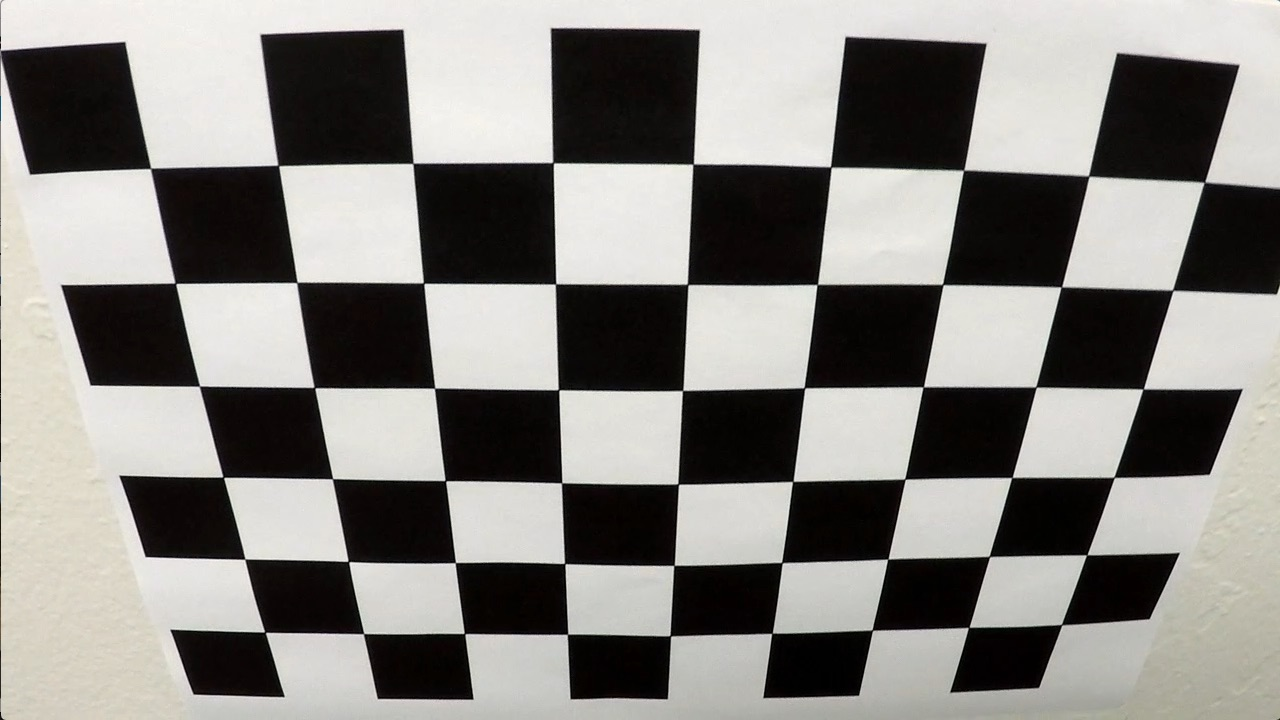
#> input picture Projects/ProjectAdvancedLaneLines/CarND-Advanced-Lane-Lines/camera_cal/calibration2.jpg, 1280 x 720 px
$ jupyter execute CameraCalibrationAns2.ipynb   (shell and % lines are left out)
#> lines starting #> are read from the running program, lines starting #| are printed output that depends on the picture; after the words box and inside, x2 and y2 are one past the last pixel; in counts of white or black regions, pixels touching at a corner belong together
[cell 1]
### Import
import numpy as np
import cv2
import glob
import matplotlib.pyplot as plt
import matplotlib.image as mpimg
import pickle

[cell 2]
##finding chessboard corners(test)
nx = 9
ny = 6
criteria = (cv2.TERM_CRITERIA_EPS + cv2.TERM_CRITERIA_MAX_ITER, 30, 0.001)
test = cv2.imread('camera_cal/calibration2.jpg')
#> test is the input picture: shape (720, 1280, 3); mean B, G, R 128.5, 132.4, 134.4
gray_img = cv2.cvtColor(test,cv2.COLOR_BGR2GRAY)
ret,corners = cv2.findChessboardCorners(gray_img,(nx,ny),None)
#> ret = True; corners = 54 rows, first 8: [150.6, 168.4], [278.3, 165.4], [412.9, 163.5], [553, 162.6], [693.2, 164.2], [830.6, 166.9], [963.5, 170.4], [1088.6, 176.1]
# [4 lines of commented-out code are left out]
if ret==True:
    corners2 = cv2.cornerSubPix(gray_img,corners,(11,11),(-1,-1),criteria)
#> corners2 = 54 rows, first 8: [150.6, 168.4], [278.3, 165.4], [413, 163.3], [553.1, 162.7], [693.1, 164.1], [830.8, 167], [963.6, 170.2], [1088.7, 176]
#     print(corners2)
    cv2.drawChessboardCorners(test,(nx,ny),corners2,ret)
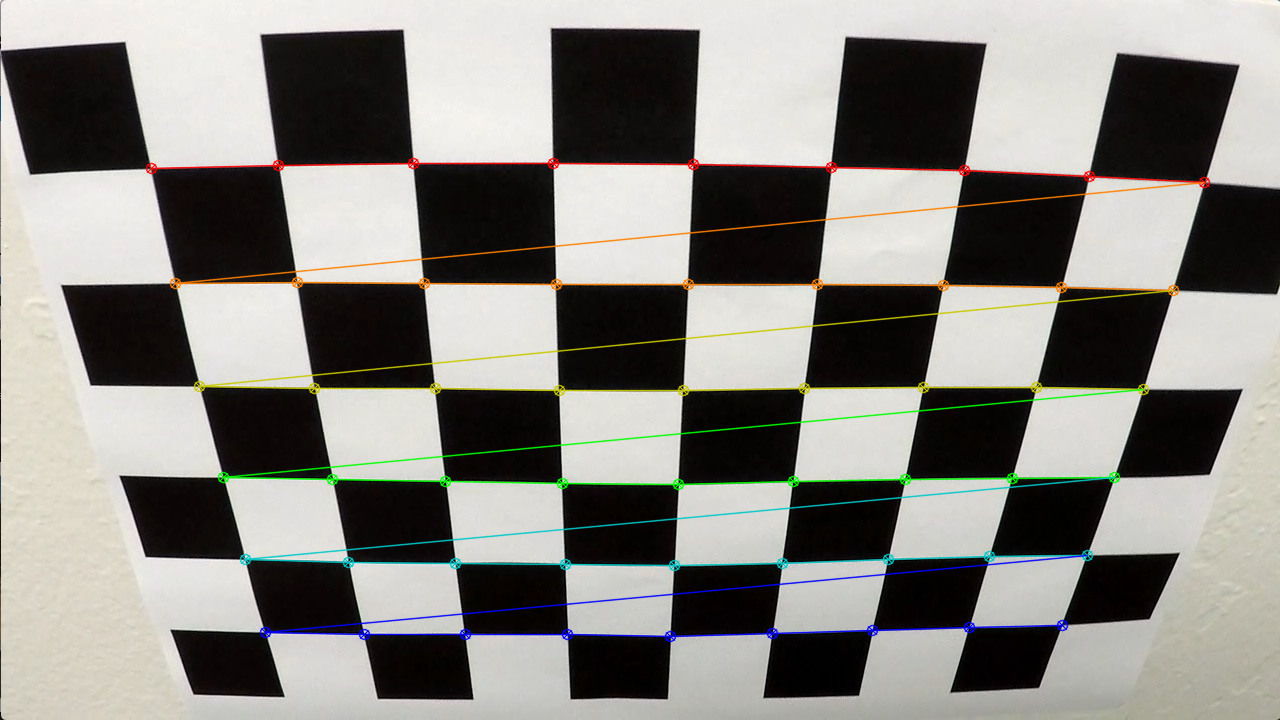
#> test: shape (720, 1280, 3); 3.76% of pixels changed, all inside (x1, y1, x2, y2) = (145, 157, 1211, 643)
    plt.imshow(test)
    cv2.imwrite('test.jpg',test)

#  Camera_calibration

[cell 3]
##Camera Calibration
nx = 9
ny = 6
#list all the name of the images in the directory
images = glob.glob('camera_cal/calibration*.jpg')
# print (images)
criteria = (cv2.TERM_CRITERIA_EPS + cv2.TERM_CRITERIA_MAX_ITER, 30, 0.001)
obj_points = [] #3d
img_points = [] #2d
objp = np.zeros((ny * nx,3),np.float32)
# print(objp)
chessboard_corners = []
objp[:,:2] = np.mgrid[0:nx,0:ny].T.reshape(-1,2)
# print(objp)
for idx,fname in enumerate(images):
    image = cv2.imread(fname)
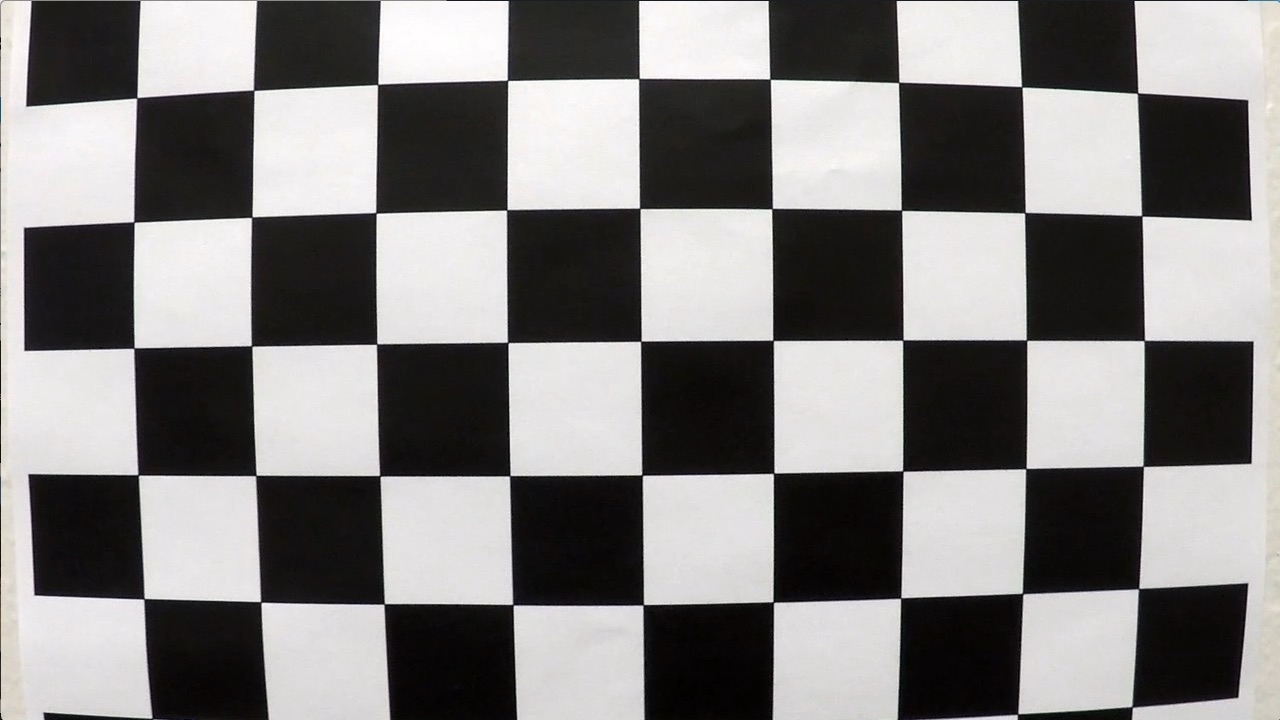
#> input picture Projects/ProjectAdvancedLaneLines/CarND-Advanced-Lane-Lines/camera_cal/calibration1.jpg, 1280 x 720 px
#> image is the input picture: shape (720, 1280, 3); mean B, G, R 127.8, 128.4, 130.1
    gray_img = cv2.cvtColor(image,cv2.COLOR_BGR2GRAY)
    ret,corners = cv2.findChessboardCorners(gray_img,(nx,ny),None)
#> ret = False; corners = None

    if ret==True:
        obj_points.append(objp)
        corners2 = cv2.cornerSubPix(gray_img,corners,(11,11),(-1,-1),criteria)
        img_points.append(corners2)
        chessboard_corners.append(cv2.drawChessboardCorners(image,(nx,ny),corners,ret))
        print(len(chessboard_corners))
    else:
        chessboard_corners.append(image)
#> pass 2 of the loop `for idx,fname in enumerate(images):`:
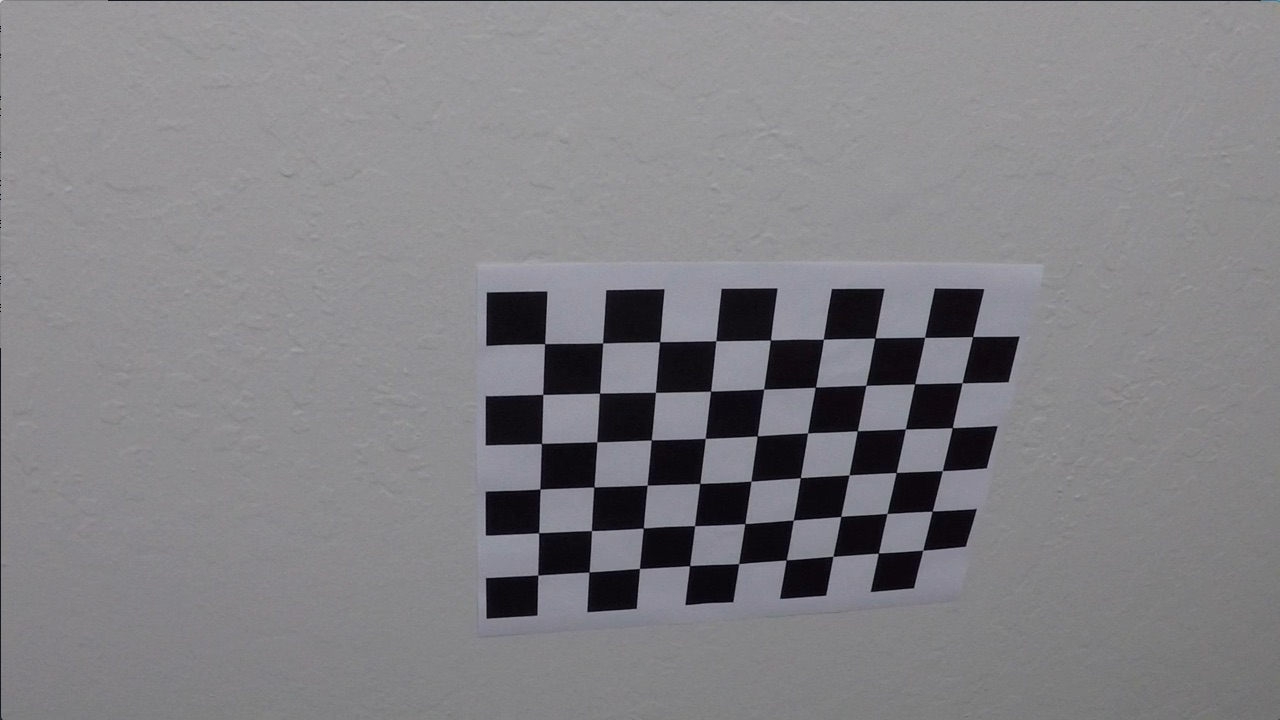
#> input picture Projects/ProjectAdvancedLaneLines/CarND-Advanced-Lane-Lines/camera_cal/calibration10.jpg, 1280 x 720 px
#> image is the input picture: shape (720, 1280, 3); mean B, G, R 133.1, 129.4, 130.2
#> `ret,corners = cv2.findChessboardCorners(gray_img,(nx,ny),None)`: ret = True; corners = 54 rows, first 8: [545.3, 343.1], [602.7, 342.8], [660.1, 341.3], [715.8, 340.7], [770.6, 340], [823.5, 339.2], [874.3, 338.5], [925.1, 337.4]
#> `corners2 = cv2.cornerSubPix(gray_img,corners,(11,11),(-1,-1),criteria)`: corners2 = 54 rows, first 8: [544.6, 343.6], [602.6, 343], [659.6, 341.7], [715.8, 340.7], [770.4, 339.9], [823.4, 339.3], [874.9, 337.9], [924.6, 337.3]
#> `chessboard_corners.append(cv2.drawChessboardCorners(image,(nx,ny),corn..`:
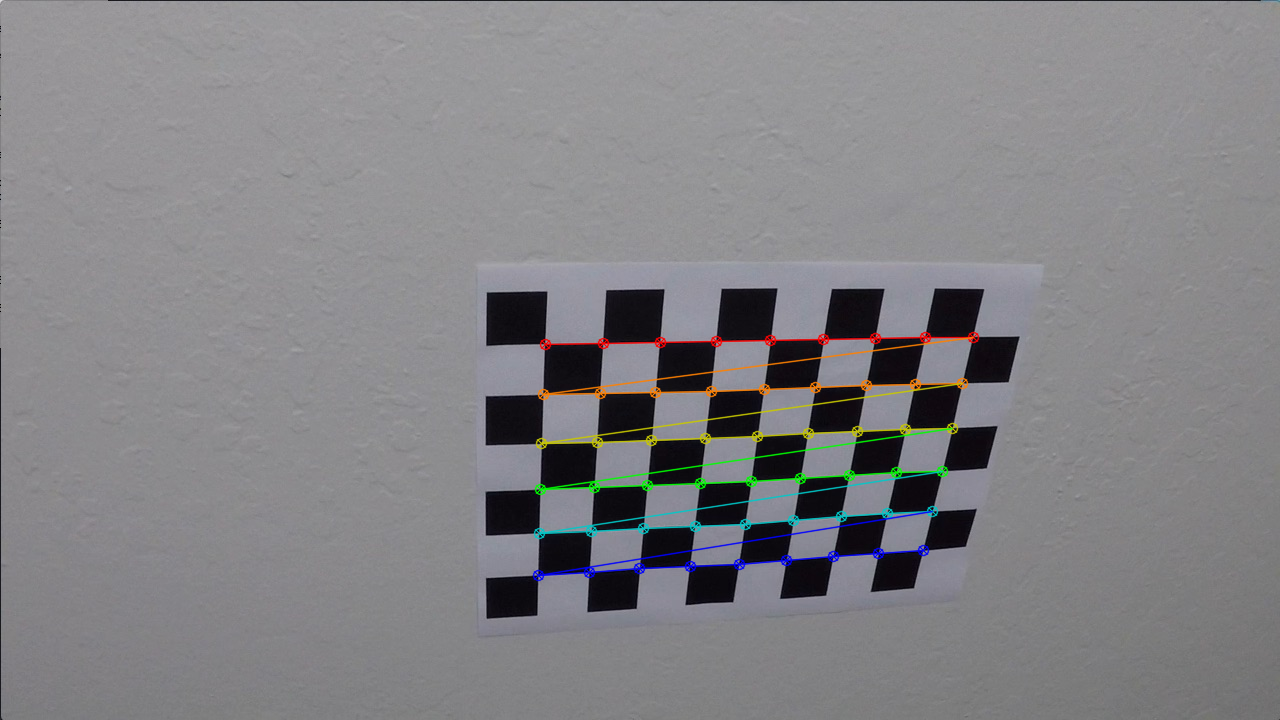
#> image: shape (720, 1280, 3); 1.92% of pixels changed, all inside (x1, y1, x2, y2) = (532, 331, 980, 582)
#| 2
#> pass 3 of the loop `for idx,fname in enumerate(images):`:
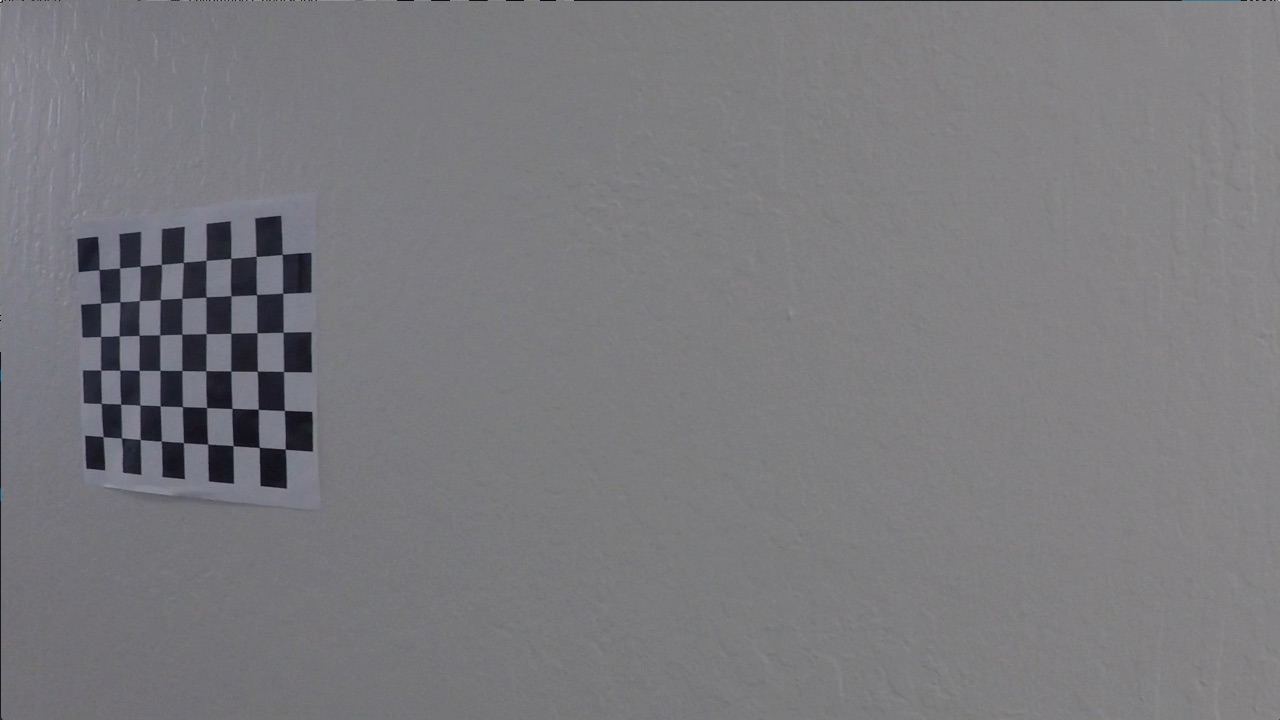
#> input picture Projects/ProjectAdvancedLaneLines/CarND-Advanced-Lane-Lines/camera_cal/calibration11.jpg, 1280 x 720 px
#> image is the input picture: shape (720, 1280, 3); mean B, G, R 125.2, 121.7, 122.2
#> `ret,corners = cv2.findChessboardCorners(gray_img,(nx,ny),None)`: corners = 54 rows, first 8: [99.22, 269.6], [119.6, 268], [140.1, 266.1], [161.3, 264.5], [183.3, 262.5], [206.1, 260.3], [230.7, 258.2], [256.2, 256.3]
#> `corners2 = cv2.cornerSubPix(gray_img,corners,(11,11),(-1,-1),criteria)`: corners2 = 54 rows, first 8: [99.04, 269.6], [119.5, 268.1], [140.1, 266.2], [161.4, 264.4], [183.4, 262.3], [205.9, 260.3], [230.8, 258.4], [256.1, 256.4]
#> `chessboard_corners.append(cv2.drawChessboardCorners(image,(nx,ny),corn..`:
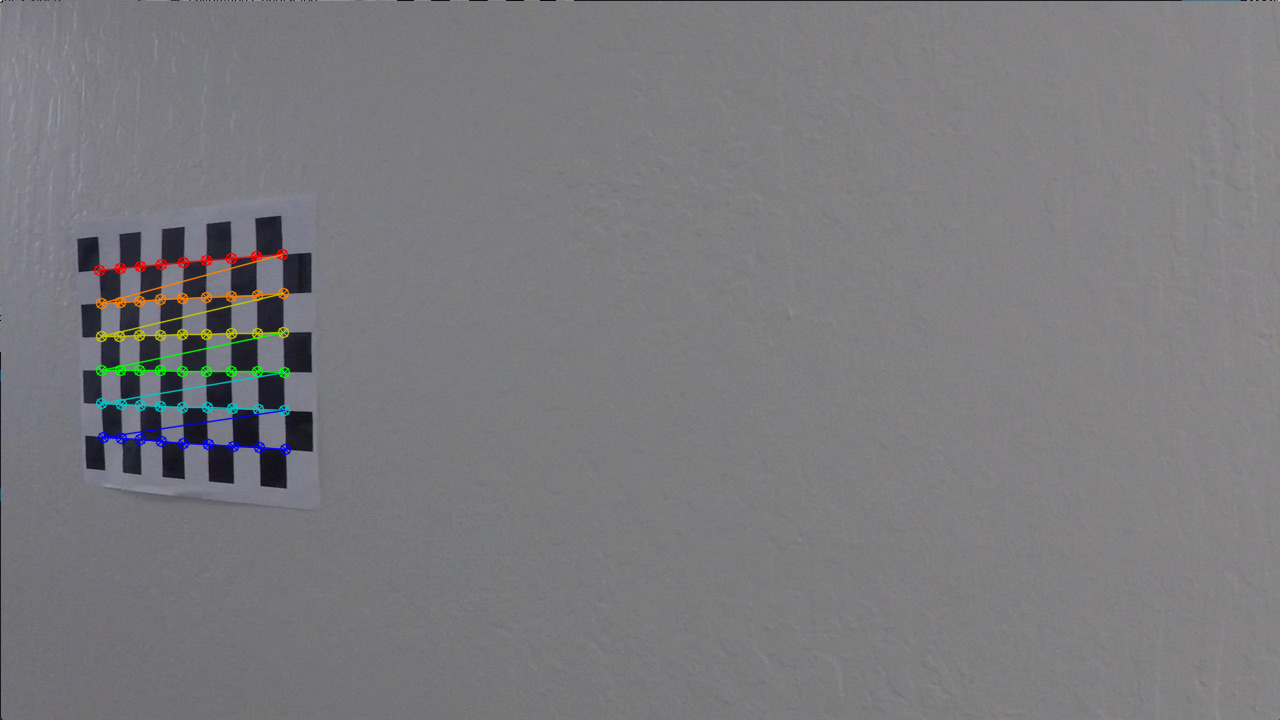
#> image: shape (720, 1280, 3); 1.11% of pixels changed, all inside (x1, y1, x2, y2) = (93, 248, 292, 456)
#| 3
#> the loop made 4 passes; the first 3 are shown

[cell 4]
fig = plt.figure(figsize=(20,8))
for r in range(1,len(chessboard_corners)+1):
    fig.add_subplot(4,5,r)
    plt.imshow(chessboard_corners[r-1])
    plt.axis('off')
plt.suptitle('Corners Detection',size=30)
plt.show()
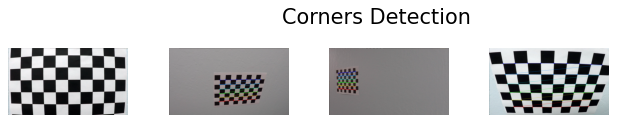
#> figure drawn by matplotlib, 4 panels; B, G, R data is drawn as R, G, B

[cell 5]
img = mpimg.imread('camera_cal/calibration1.jpg')
img_size = (img.shape[1], img.shape[0])
#> img_size = (1280, 720)

# Calibrate Camera
ret, mtx, dist, rvecs, tvecs = cv2.calibrateCamera(obj_points, img_points, img_size, None, None)

# Undistort Test Image
f, (ax1, ax2) = plt.subplots(1, 2, figsize=(20,10))
undist_image = cv2.undistort(img, mtx, dist, None, mtx)
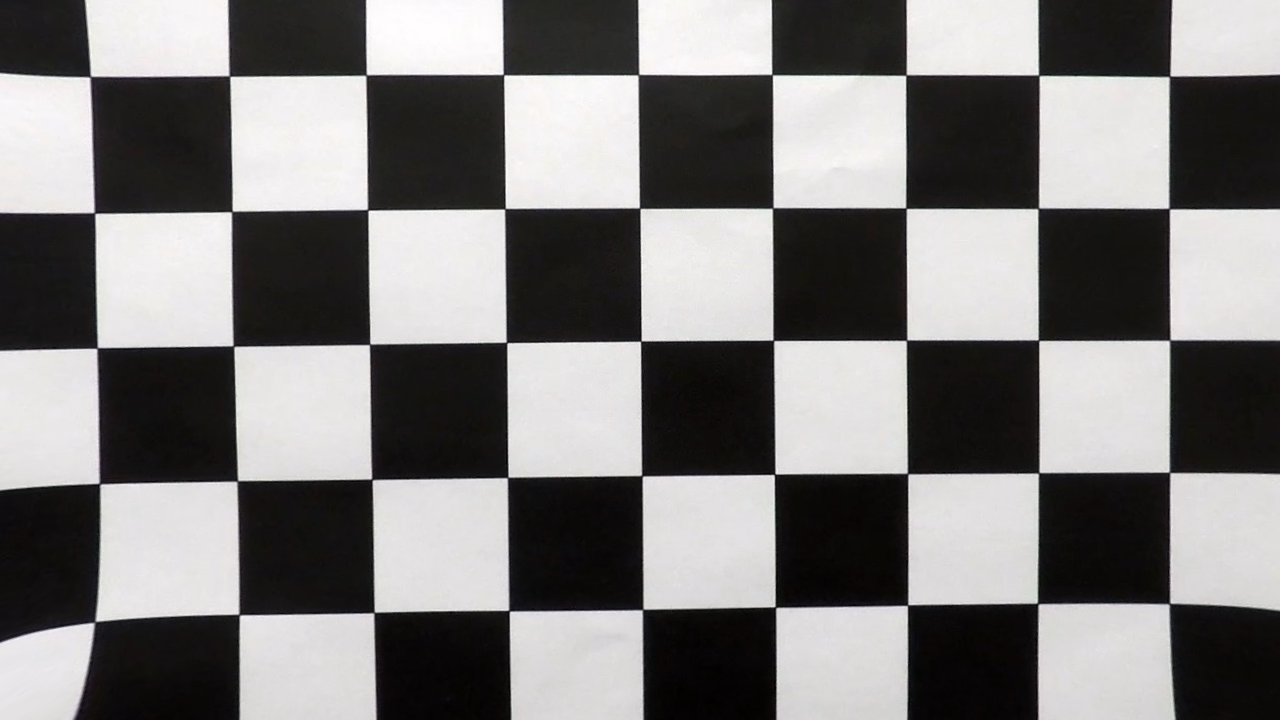
#> undist_image: shape (720, 1280, 3); mean R, G, B 125.2, 123.6, 123.1
ax1.imshow(img)
ax2.imshow(undist_image)
ax1.set_title('Original Image', fontsize=30)
ax2.set_title('Undistorted Image', fontsize=30)
plt.show();
